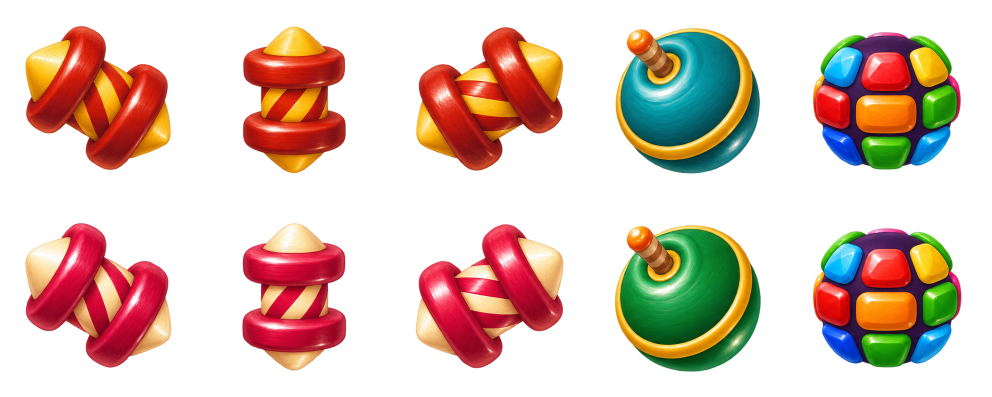
#> input picture art/match3-power-up-paint/source.png, 1983 x 793 px (shown at 1/2 size)
$ python pack_match_specials.py
#> lines starting #> are read from the running program, lines starting #| are printed output that depends on the picture
"""Register the existing painted match specials as two optional runtime atlases."""
from pathlib import Path
from PIL import Image

ROOT = Path(__file__).resolve().parents[1]
GAMES = ("relic-rush", "christmas-market")


def largest_island(sprite):
    """Discard flecks from the adjacent illustration in the old plane crop."""
    alpha = sprite.getchannel("A")
    pixels = {(x, y) for y in range(sprite.height) for x in range(sprite.width) if alpha.getpixel((x, y))}
    largest = []
    while pixels:
        stack = [pixels.pop()]
        component = []
        while stack:
            x, y = stack.pop()
            component.append((x, y))
            for neighbor in ((x - 1, y), (x + 1, y), (x, y - 1), (x, y + 1)):
                if neighbor in pixels:
                    pixels.remove(neighbor)
                    stack.append(neighbor)
        if len(component) > len(largest):
            largest = component
    clean = Image.new("L", sprite.size)
    for p in largest:
        clean.putpixel(p, alpha.getpixel(p))
    sprite.putalpha(clean)
    return sprite


def main():
    paint = Image.open(ROOT / "art/match3-power-up-paint/source.png").convert("RGBA")
#> paint is the input picture: PIL image 1983x793 RGBA; mean R, G, B, A 60.1, 36.6, 24.6, 91.4
    theme = Image.open(ROOT / "games/christmas-market/art/board-theme/source.png").convert("RGBA")
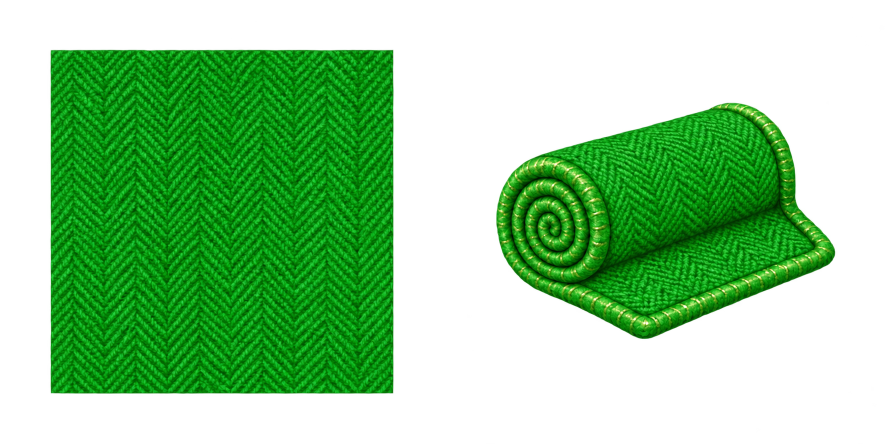
#> input picture art/match3-carpet-paint/source.png, 1774 x 887 px, found by its file name (shown at 1/2 size)
#> theme is the input picture: PIL image 1774x887 RGBA; mean R, G, B, A 5.9, 63.1, 7.4, 109.9
    w, h = theme.size
#> w = 1774; h = 887
    plane = largest_island(theme.crop((round(w / 5), round(h * 2 / 5), round(w * 2 / 5), round(h * 3 / 5))))
#> in largest_island, `pixels = {(x, y) for y in range(sprite.height) for x in range(sprite.w..`: pixels = 62835 items
#> the loop in largest_island, `while pixels:` made 1 pass
#> after the loop in largest_island, `while pixels:`: pixels = 0 items
#> in largest_island, `clean = Image.new("L", sprite.size)`: clean: PIL image 355x177 L; every value is 0
#> the loop in largest_island, `for p in largest:` made 62835 passes
#> p on passes 1 to 3: (113, 26), (113, 27), (113, 28)
#> in largest_island, `sprite.putalpha(clean)`:
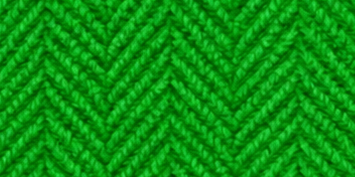
#> sprite: PIL image 355x177 RGBA; mean R, G, B, A 8.6, 143.8, 15.6, 253; transparent parts drawn white
    for row, game in enumerate(GAMES):
        atlas = Image.new("RGBA", (384, 128))
        w, h = paint.size
        sprites = [paint.crop((i*w//5, row*h//2, (i+1)*w//5, (row+1)*h//2)) for i in (3, 4)]
        for slot, sprite in enumerate([*sprites, plane]):
            crop = sprite.crop(sprite.getchannel("A").getbbox())
            crop.thumbnail((104, 104), Image.Resampling.LANCZOS)
            atlas.alpha_composite(crop, (128*slot + (128-crop.width)//2, (128-crop.height)//2))
        atlas.save(ROOT / "games" / game / "data/board/match-specials.png")
#> this loop made 2 passes
#> pass 1, in main, `atlas.save(ROOT / "games" / game / "data/board/match-specials.png")`:
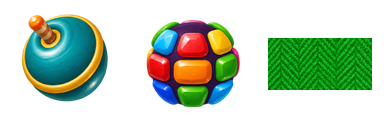
#> saved as match-specials.png: PIL image 384x128 RGBA; mean R, G, B, A 28.5, 47.2, 25.1, 91.9; transparent parts drawn white
#> pass 2, in main, `atlas.save(ROOT / "games" / game / "data/board/match-specials.png")`:
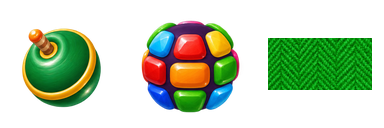
#> saved as match-specials.png: PIL image 384x128 RGBA; mean R, G, B, A 29, 46.2, 18.5, 90.1; transparent parts drawn white
#> after the loop:
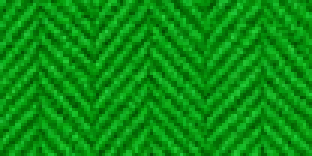
#> crop: PIL image 104x52 RGBA (shown 3 times larger); mean R, G, B, A 8.6, 143.4, 15.7, 253; transparent parts drawn white


if __name__ == "__main__":
    main()
